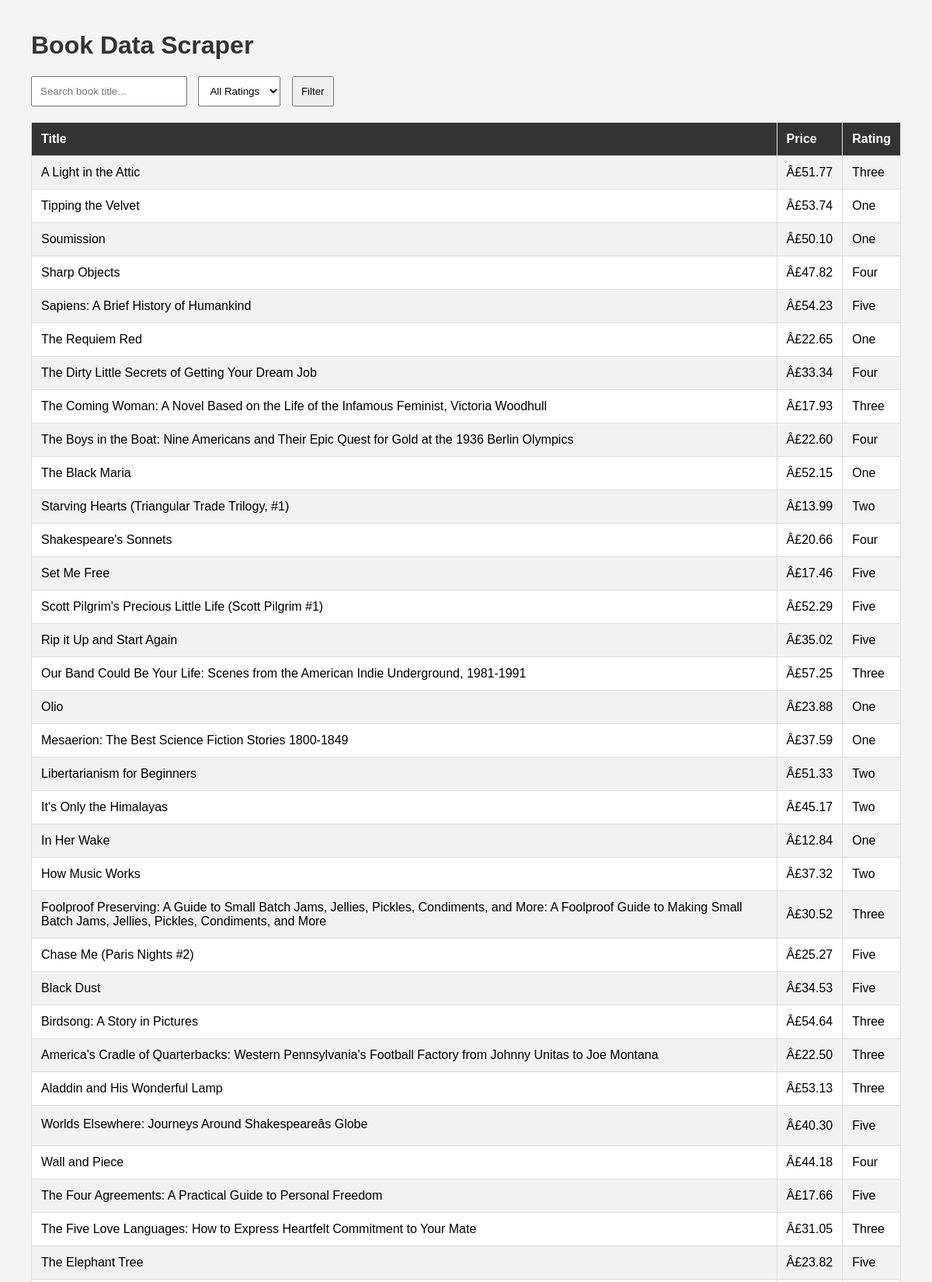
The page / (upper part) on the database its author committed.
### tables this page shows
CREATE TABLE books (
            id INTEGER PRIMARY KEY AUTOINCREMENT,
            title TEXT,
            price TEXT,
            rating TEXT,
            link TEXT
        );

### app.py (the view)
@app.route("/")
def home():
    search = request.args.get("search")
    rating = request.args.get("rating")
    books = get_books(search, rating)
    return render_template(
        "index.html",
        books=books,
        search=search,
        rating=rating
    )

### database.py (called while the page is built)
def get_books(search_query=None, rating=None):
    conn = sqlite3.connect("data/books.db")
    cursor = conn.cursor()
    query = """
        SELECT title, price, rating
        FROM books
        WHERE 1=1
    """
    params = []
    if search_query:
        query += " AND title LIKE ?"
        params.append(f"%{search_query}%")
    if rating:
        query += " AND rating = ?"
        params.append(rating)
    query += " LIMIT 50"
    cursor.execute(query, params)
    books = cursor.fetchall()
    conn.close()
    return books

### templates/index.html (shortened to what this page needs)
<!DOCTYPE html>
<html>
<head>
</head>
<body>
    <h1>Book Data Scraper</h1>
    <form method="GET">
        <input
            type="text"
            name="search"
            placeholder="Search book title..."
            value="{{ search if search else '' }}"
        >
        <select name="rating">
            <option value="">All Ratings</option>
        </select>
        <button type="submit">Filter</button>
    </form>
    <table>
        <tr>
            <th>Title</th>
            <th>Price</th>
            <th>Rating</th>
        </tr>
        {% for book in books %}
        <tr>
            <td>{{ book[0] }}</td>
            <td>{{ book[1] }}</td>
            <td>{{ book[2] }}</td>
        </tr>
        {% endfor %}
    </table>
</body>
</html>

### templates/index.html (style rules this page uses)
body { font-family: Arial; margin: 40px; background-color: #f4f4f4; }
h1 { color: #333; }
form { margin-bottom: 20px; }
input, select, button { padding: 10px; margin-right: 10px; }
table { width: 100%; border-collapse: collapse; background: white; }
th, td { padding: 12px; border: 1px solid #ddd; text-align: left; }
th { background-color: #333; color: white; }
tr:nth-child(even) { background-color: #f2f2f2; }

### rows shown on the page
books: title "A Light in the Attic", price "Â£51.77", rating "Three"
books: title "Tipping the Velvet", price "Â£53.74", rating "One"
books: title "Soumission", price "Â£50.10", rating "One"
books: title "Sharp Objects", price "Â£47.82", rating "Four"
books: title "Sapiens: A Brief History of Humankind", price "Â£54.23", rating "Five"
books: title "The Requiem Red", price "Â£22.65", rating "One"
books: title "The Dirty Little Secrets of Getting Your Dream Job", price "Â£33.34", rating "Four"
books: title "The Coming Woman: A Novel Based on the Life of the Infamous Feminist, Victoria Woodhull", price "Â£17.93", rating "Three"
books: title "The Boys in the Boat: Nine Americans and Their Epic Quest for Gold at the 1936 Berlin Olympics", price "Â£22.60", rating "Four"
books: title "The Black Maria", price "Â£52.15", rating "One"
books: title "Starving Hearts (Triangular Trade Trilogy, #1)", price "Â£13.99", rating "Two"
books: title "Shakespeare's Sonnets", price "Â£20.66", rating "Four"
books: title "Set Me Free", price "Â£17.46", rating "Five"
books: title "Scott Pilgrim's Precious Little Life (Scott Pilgrim #1)", price "Â£52.29", rating "Five"
books: title "Rip it Up and Start Again", price "Â£35.02", rating "Five"
books: title "Our Band Could Be Your Life: Scenes from the American Indie Underground, 1981-1991", price "Â£57.25", rating "Three"
books: title "Olio", price "Â£23.88", rating "One"
books: title "Mesaerion: The Best Science Fiction Stories 1800-1849", price "Â£37.59", rating "One"
books: title "Libertarianism for Beginners", price "Â£51.33", rating "Two"
books: title "It's Only the Himalayas", price "Â£45.17", rating "Two"
books: title "In Her Wake", price "Â£12.84", rating "One"
books: title "How Music Works", price "Â£37.32", rating "Two"
books: title "Foolproof Preserving: A Guide to Small Batch Jams, Jellies, Pickles, Condiments, and More: A Foolproof Guide to Making Small Batch Jams, Jellies, Pickles, Condiments, and More", price "Â£30.52", rating "Three"
books: title "Chase Me (Paris Nights #2)", price "Â£25.27", rating "Five"
books: title "Black Dust", price "Â£34.53", rating "Five"
books: title "Birdsong: A Story in Pictures", price "Â£54.64", rating "Three"
books: title "America's Cradle of Quarterbacks: Western Pennsylvania's Football Factory from Johnny Unitas to Joe Montana", price "Â£22.50", rating "Three"
books: title "Aladdin and His Wonderful Lamp", price "Â£53.13", rating "Three"
books: title "Worlds Elsewhere: Journeys Around Shakespeareâs Globe", price "Â£40.30", rating "Five"
books: title "Wall and Piece", price "Â£44.18", rating "Four"
books: title "The Four Agreements: A Practical Guide to Personal Freedom", price "Â£17.66", rating "Five"
books: title "The Five Love Languages: How to Express Heartfelt Commitment to Your Mate", price "Â£31.05", rating "Three"
books: title "The Elephant Tree", price "Â£23.82", rating "Five"
